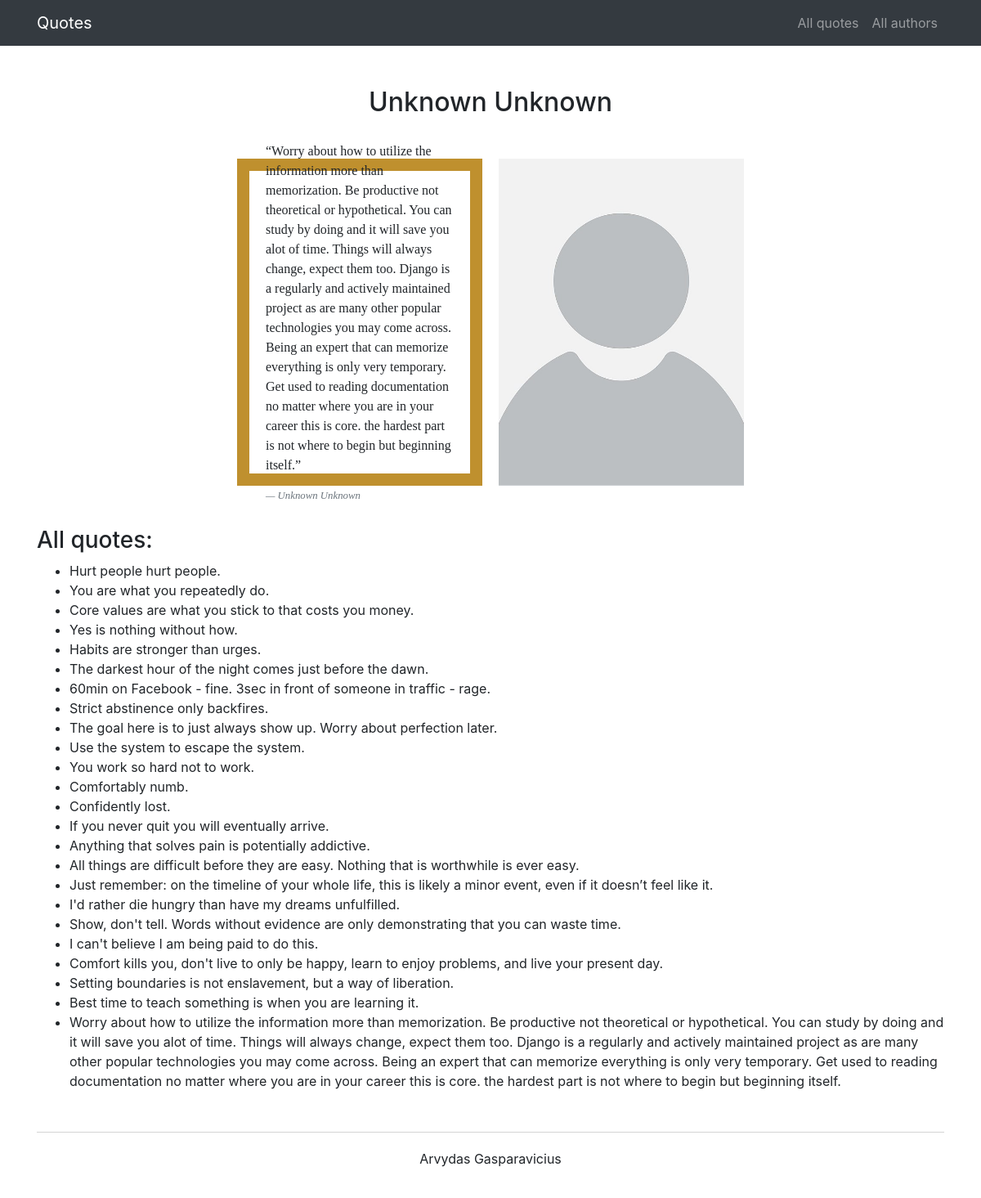
Page /all_authors/Unknown_Unknown/quotes on the committed database.
### web_site/models.py (models this page shows)
class Author(db.Model):
    __tablename__ = "authors"
    id = db.Column(db.Integer, primary_key=True)
    name = db.Column(db.Text, nullable=False)
    lastname = db.Column(db.Text, nullable=False)
    born = db.Column(db.Integer, nullable=True)
    date_added = db.Column(db.DateTime, default=datetime.utcnow)
    pic = db.Column(db.String(), nullable=True)
    quotes = db.relationship("Quote", backref="author", lazy=True)

class Quote(db.Model):
    __tablename__ = "quotes"
    id = db.Column(db.Integer, primary_key=True)
    text = db.Column(db.String(), nullable=False)
    status = db.Column(db.String(), nullable=False)
    date_added = db.Column(db.DateTime, default=datetime.utcnow)
    score = db.Column(db.Integer, nullable=False)
    author_id = db.Column(db.Integer, db.ForeignKey("authors.id"), nullable=False)

### web_site/__init__.py (the view)
@app.route("/all_authors/<string:first_last_name>/quotes")
def route_single_author(first_last_name):
    name, lastname = first_last_name.split("_")
    author = Author.query.filter_by(name=name, lastname=lastname).first_or_404()
    quotes_data = author.quotes
    return render_template("single_author.html", author=author, quotes_data=quotes_data)

### web_site/templates/single_author.html
{% extends "base.html" %}
{% block content %}
    <h2 class="margin50 singleAuthorTitle">{{ author.name }} {{ author.lastname }}</h2>
    <div class="singleAuthorWrapper">
        <div class="singleAuthorLeft">
        {% for quote in quotes_data %}
            {% if quote.author_id == author.id and quote.score == 1 %}
                <div>
                    <p>“{{quote.text}}”</p>
                    <cite>
                        <small class="blockquote-footer quoteAuthor">{{quote.author.name}} {{quote.author.lastname}}</small>
                    </cite>
                </div>
            {% endif %}
        {% endfor %}
        </div>
        <div class="singleAuthorRight">
            <a href="{{url_for('static', filename='images/' + author.pic)}}">
                <img src="{{url_for('static', filename='images/' + author.pic)}}" alt="{{author.name ~ '_' ~ author.lastname}}'s image" width="300px">
            </a>
        </div>
    </div>
    <h3>All quotes:</h3>
    <ul>
        {% for quote in quotes_data|reverse %}
            {% if quote.author_id == author.id %}
                <li>{{ quote.text }}</li>
            {% endif %}
        {% endfor %}
    </ul>
{% endblock %}

### web_site/static/css/main.css (style rules this page uses)
.margin50 { margin-top: 50px; justify-content: center; }
.singleAuthorTitle { text-align: center; margin-bottom: 50px; }
.singleAuthorWrapper { display: flex; justify-content: center; gap: 20px; height: 400px; margin-bottom: 50px; }
.singleAuthorLeft { height: 100%; width: 300px; display: flex; flex-direction: column; align-items: center; justify-content: center; border: 15px solid #bf902e; padding: 20px; font-family: "Merriweather", "Georgia", serif; }
.singleAuthorRight { height: 100%; width: 300px; object-fit: cover; }
.singleAuthorRight img { width: 100%; height: 100%; object-fit: cover; overflow: hidden; }

### rows in the picture
Author: name "Unknown", lastname "Unknown", pic+name+lastname (picture)
Quote: text "Worry about how to utilize the information more than memorization. Be productive not theoretical or hypothetical. You can study by doing and it will save you alot of time. Things will always change, expect them too. Django is a regularly and actively maintained project as are many other popular technologies you may come across. Being an expert that can memorize everything is only very temporary. Get used to reading documentation no matter where you are in your career this is core. the hardest part is not where to begin but beginning itself.", author.name "Unknown", author.lastname "Unknown"
Quote: text "Hurt people hurt people."
Quote: text "You are what you repeatedly do."
Quote: text "Core values are what you stick to that costs you money."
Quote: text "Yes is nothing without how."
Quote: text "Habits are stronger than urges."
Quote: text "The darkest hour of the night comes just before the dawn."
Quote: text "60min on Facebook - fine. 3sec in front of someone in traffic - rage."
Quote: text "Strict abstinence only backfires."
Quote: text "The goal here is to just always show up. Worry about perfection later."
Quote: text "Use the system to escape the system."
Quote: text "You work so hard not to work."
Quote: text "Comfortably numb."
Quote: text "Confidently lost."
Quote: text "If you never quit you will eventually arrive."
Quote: text "Anything that solves pain is potentially addictive."
Quote: text "All things are difficult before they are easy. Nothing that is worthwhile is ever easy."
Quote: text "Just remember: on the timeline of your whole life, this is likely a minor event, even if it doesn’t feel like it."
Quote: text "I'd rather die hungry than have my dreams unfulfilled."
Quote: text "Show, don't tell. Words without evidence are only demonstrating that you can waste time."
Quote: text "I can't believe I am being paid to do this."
Quote: text "Comfort kills you, don't live to only be happy, learn to enjoy problems, and live your present day."
Quote: text "Setting boundaries is not enslavement, but a way of liberation."
Quote: text "Best time to teach something is when you are learning it."
